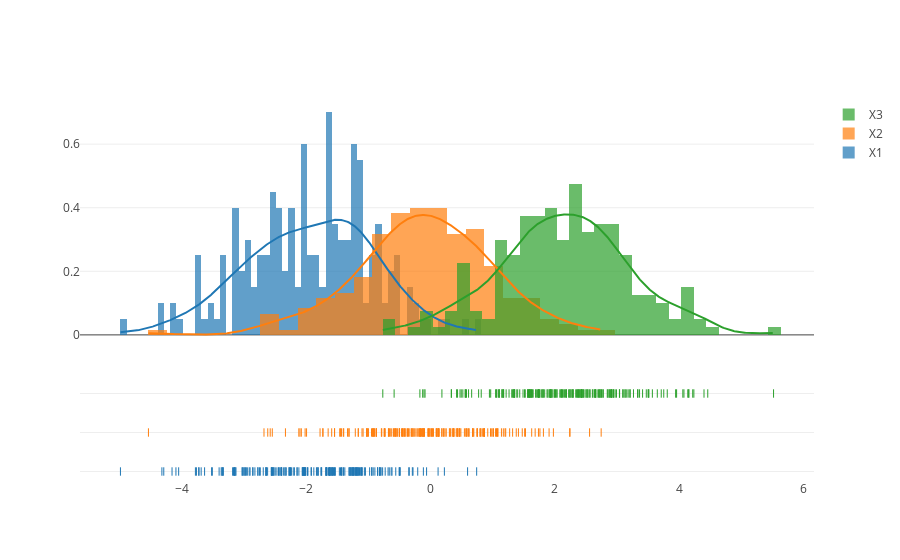

The notebook cell saved with this chart:
### Code cell
fig = ff.create_distplot(hist_data, group_labels, 
                        bin_size = [.1, .3, .2])
iplot(fig)

### Figure 1 — Plotly figure (JSON) as saved in the notebook; plotly's stock layout.template omitted (floating-point values rounded to 4 significant figures; data arrays with more than 128 entries replaced by an {"elided": "..."} marker saying what was removed)
{"data": [{"autobinx": false, "histnorm": "probability density", "legendgroup": "X1", "marker": {"color": "rgb(31, 119, 180)"}, "name": "X1", "opacity": 0.7, "type": "histogram", "uid": "3fb848f7-d533-48d2-ac6b-0e093b1e508b", "x": {"elided": "200 float values"}, "xaxis": "x", "xbins": {"end": 0.7418, "size": 0.1, "start": -4.986}, "yaxis": "y"}, {"autobinx": false, "histnorm": "probability density", "legendgroup": "X2", "marker": {"color": "rgb(255, 127, 14)"}, "name": "X2", "opacity": 0.7, "type": "histogram", "uid": "49f64b7f-e3cf-4a00-8e73-21b856b3291d", "x": {"elided": "200 float values"}, "xaxis": "x", "xbins": {"end": 2.744, "size": 0.3, "start": -4.536}, "yaxis": "y"}, {"autobinx": false, "histnorm": "probability density", "legendgroup": "X3", "marker": {"color": "rgb(44, 160, 44)"}, "name": "X3", "opacity": 0.7, "type": "histogram", "uid": "9565f6a5-f7de-45be-90e1-cbe600532b65", "x": {"elided": "200 float values"}, "xaxis": "x", "xbins": {"end": 5.516, "size": 0.2, "start": -0.7674}, "yaxis": "y"}, {"legendgroup": "X1", "marker": {"color": "rgb(31, 119, 180)"}, "mode": "lines", "name": "X1", "showlegend": false, "type": "scatter", "uid": "ec9053ac-6740-4e97-b81b-aca185fd7645", "x": {"elided": "500 float values"}, "xaxis": "x", "y": {"elided": "500 float values"}, "yaxis": "y"}, {"legendgroup": "X2", "marker": {"color": "rgb(255, 127, 14)"}, "mode": "lines", "name": "X2", "showlegend": false, "type": "scatter", "uid": "45a88e4d-0f3f-48bd-b4c8-5a272c8a6064", "x": {"elided": "500 float values"}, "xaxis": "x", "y": {"elided": "500 float values"}, "yaxis": "y"}, {"legendgroup": "X3", "marker": {"color": "rgb(44, 160, 44)"}, "mode": "lines", "name": "X3", "showlegend": false, "type": "scatter", "uid": "33c4092e-0e70-4eab-b024-d3278b282560", "x": {"elided": "500 float values"}, "xaxis": "x", "y": {"elided": "500 float values"}, "yaxis": "y"}, {"legendgroup": "X1", "marker": {"color": "rgb(31, 119, 180)", "symbol": "line-ns-open"}, "mode": "markers", "name": "X1", "showlegend": false, "type": "scatter", "uid": "9c92f516-85d4-4a26-a94f-d50146e73014", "x": {"elided": "200 float values"}, "xaxis": "x", "y": {"elided": "200 str values"}, "yaxis": "y2"}, {"legendgroup": "X2", "marker": {"color": "rgb(255, 127, 14)", "symbol": "line-ns-open"}, "mode": "markers", "name": "X2", "showlegend": false, "type": "scatter", "uid": "d91af8c9-a8a3-4288-9872-83fd456bb0f4", "x": {"elided": "200 float values"}, "xaxis": "x", "y": {"elided": "200 str values"}, "yaxis": "y2"}, {"legendgroup": "X3", "marker": {"color": "rgb(44, 160, 44)", "symbol": "line-ns-open"}, "mode": "markers", "name": "X3", "showlegend": false, "type": "scatter", "uid": "c1aec52f-457f-4db7-ad50-e85945bda247", "x": {"elided": "200 float values"}, "xaxis": "x", "y": {"elided": "200 str values"}, "yaxis": "y2"}], "layout": {"barmode": "overlay", "hovermode": "closest", "legend": {"traceorder": "reversed"}, "xaxis": {"anchor": "y2", "domain": [0, 1], "zeroline": false}, "yaxis": {"anchor": "free", "domain": [0.35, 1], "position": 0}, "yaxis2": {"anchor": "x", "domain": [0, 0.25], "dtick": 1, "showticklabels": false}}}
